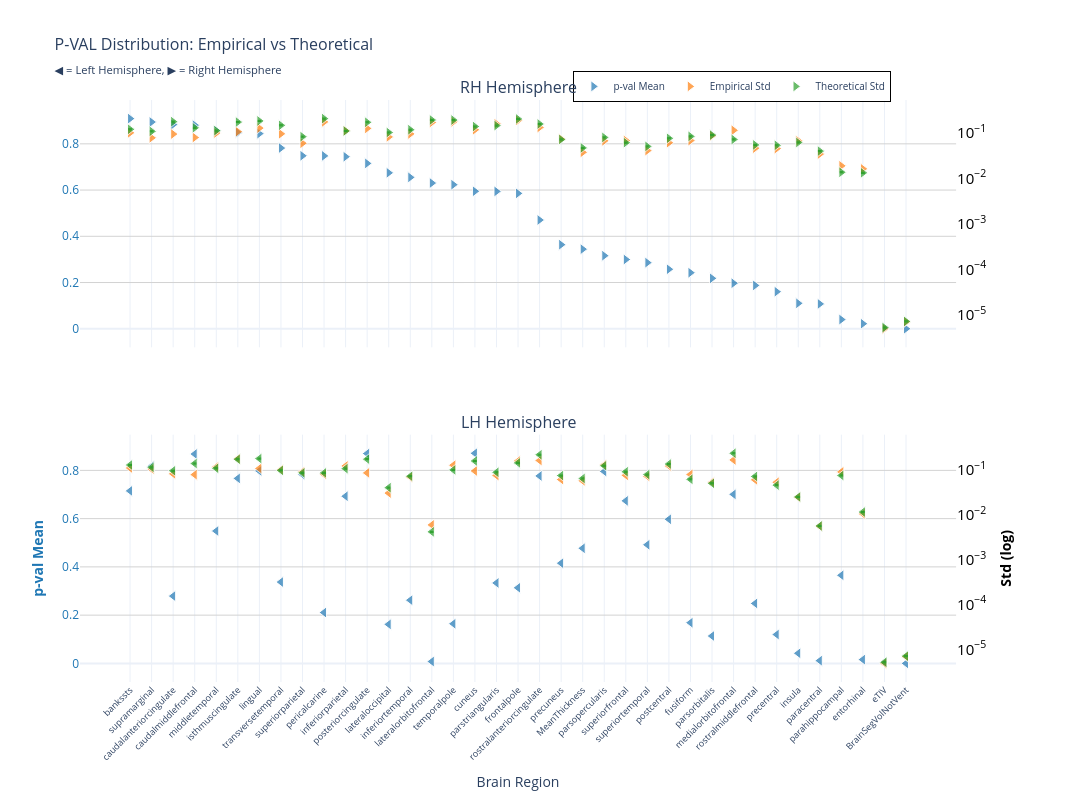
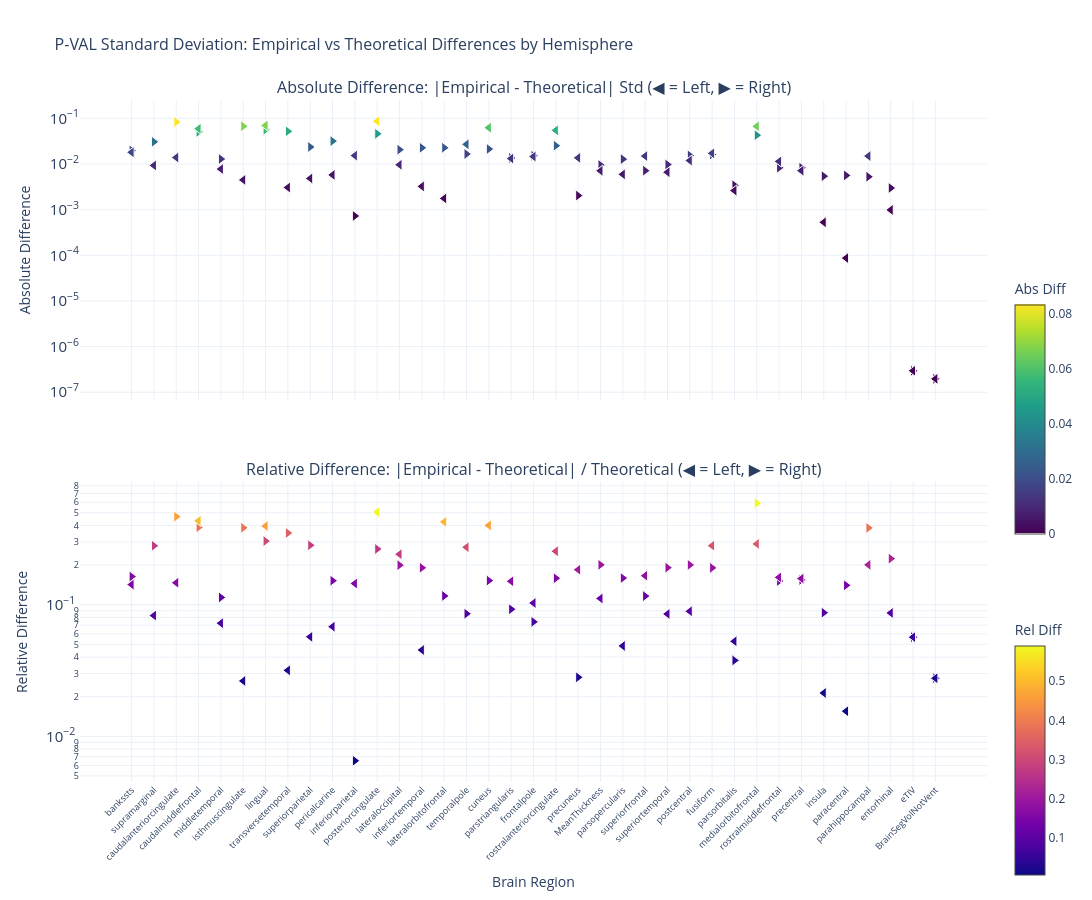

Notebook cell for these charts, in order:
### Markdown cell above
### p-value

### Code cell
nu_nav = df_npvr[(df_npvr["timepoint"] == "baseline") & (df_npvr["group"] == "HC-PD")]
data_path = stats_dir / f"student_baseline_{METRIC}.parquet"
df, stats = get_test_stats(
    data_path, stat_functions_F, nu_nav, hemisphere=True, study="baseline"
)
show_figure(stats, hemisphere=True, stat_name="p-val", study="baseline", metric=METRIC)

### Figure 1 — Plotly figure (JSON) as saved in the notebook; plotly's stock layout.template omitted (floating-point values rounded to 4 significant figures)
{"data": [{"hovertemplate": "<b>%{x}</b><br>Mean p-val: %{y:.2f}<br><extra></extra>", "legendgroup": "mean", "marker": {"color": "#1f77b4", "line": {"color": "white", "width": 1}, "opacity": 0.7, "size": 10, "symbol": "triangle-right"}, "mode": "markers", "name": "p-val Mean", "showlegend": true, "type": "scatter", "x": ["bankssts", "supramarginal", "caudalanteriorcingulate", "caudalmiddlefrontal", "middletemporal", "isthmuscingulate", "lingual", "transversetemporal", "superiorparietal", "pericalcarine", "inferiorparietal", "posteriorcingulate", "lateraloccipital", "inferiortemporal", "lateralorbitofrontal", "temporalpole", "cuneus", "parstriangularis", "frontalpole", "rostralanteriorcingulate", "precuneus", "MeanThickness", "parsopercularis", "superiorfrontal", "superiortemporal", "postcentral", "fusiform", "parsorbitalis", "medialorbitofrontal", "rostralmiddlefrontal", "precentral", "insula", "paracentral", "parahippocampal", "entorhinal", "eTIV", "BrainSegVolNotVent"], "xaxis": "x", "y": [0.9091, 0.8944, 0.8833, 0.8809, 0.8564, 0.848, 0.8442, 0.7817, 0.7484, 0.7479, 0.7442, 0.7154, 0.6745, 0.6549, 0.6303, 0.6233, 0.5947, 0.5942, 0.5856, 0.4704, 0.3637, 0.3444, 0.3161, 0.2996, 0.286, 0.2574, 0.2425, 0.2182, 0.1969, 0.1875, 0.1604, 0.1101, 0.1075, 0.03978, 0.02185, 0.002409, 7.135e-05], "yaxis": "y"}, {"hovertemplate": "<b>%{x}</b><br>Empirical Std: %{y:.3f}<br><extra></extra>", "legendgroup": "empirical", "marker": {"color": "#ff7f0e", "line": {"color": "white", "width": 1}, "opacity": 0.7, "size": 10, "symbol": "triangle-right"}, "mode": "markers", "name": "Empirical Std", "showlegend": true, "type": "scatter", "x": ["bankssts", "supramarginal", "caudalanteriorcingulate", "caudalmiddlefrontal", "middletemporal", "isthmuscingulate", "lingual", "transversetemporal", "superiorparietal", "pericalcarine", "inferiorparietal", "posteriorcingulate", "lateraloccipital", "inferiortemporal", "lateralorbitofrontal", "temporalpole", "cuneus", "parstriangularis", "frontalpole", "rostralanteriorcingulate", "precuneus", "MeanThickness", "parsopercularis", "superiorfrontal", "superiortemporal", "postcentral", "fusiform", "parsorbitalis", "medialorbitofrontal", "rostralmiddlefrontal", "precentral", "insula", "paracentral", "parahippocampal", "entorhinal", "eTIV", "BrainSegVolNotVent"], "xaxis": "x", "y": [0.1014, 0.07874, 0.09528, 0.07998, 0.1005, 0.1077, 0.129, 0.09645, 0.05991, 0.1768, 0.1122, 0.1271, 0.08259, 0.09599, 0.1721, 0.1774, 0.1184, 0.1602, 0.1898, 0.1336, 0.07449, 0.03776, 0.06754, 0.06879, 0.04121, 0.06144, 0.06859, 0.08703, 0.1154, 0.04666, 0.04556, 0.06766, 0.0345, 0.019, 0.01632, 4.907e-06, 6.924e-06], "yaxis": "y2"}, {"error_y": {"array": [0.003399, 0.003066, 0.005009, 0.00366, 0.003177, 0.004904, 0.005196, 0.004162, 0.002341, 0.005844, 0.003124, 0.004848, 0.002892, 0.003324, 0.005458, 0.005436, 0.003916, 0.004108, 0.005745, 0.00445, 0.00203, 0.001324, 0.002251, 0.001727, 0.001428, 0.002154, 0.002374, 0.002534, 0.002032, 0.001541, 0.001509, 0.001744, 0.001125, 0.0003847, 0.0003736, 1.457e-07, 1.995e-07], "arrayminus": [0.003304, 0.002981, 0.00487, 0.003559, 0.003089, 0.004768, 0.005052, 0.004047, 0.002276, 0.005682, 0.003037, 0.004714, 0.002812, 0.003232, 0.005307, 0.005285, 0.003808, 0.003994, 0.005585, 0.004326, 0.001974, 0.001287, 0.002189, 0.001679, 0.001388, 0.002094, 0.002309, 0.002464, 0.001976, 0.001498, 0.001468, 0.001696, 0.001093, 0.000374, 0.0003632, 1.417e-07, 1.94e-07], "color": "#2ca02c", "thickness": 1, "type": "data", "visible": true, "width": 2}, "hovertemplate": "<b>%{x}</b><br>Theoretical Std: %{y:.3f}<br><extra></extra>", "legendgroup": "theoretical", "marker": {"color": "#2ca02c", "line": {"color": "white", "width": 1}, "opacity": 0.7, "size": 10, "symbol": "triangle-right"}, "mode": "markers", "name": "Theoretical Std", "showlegend": true, "type": "scatter", "x": ["bankssts", "supramarginal", "caudalanteriorcingulate", "caudalmiddlefrontal", "middletemporal", "isthmuscingulate", "lingual", "transversetemporal", "superiorparietal", "pericalcarine", "inferiorparietal", "posteriorcingulate", "lateraloccipital", "inferiortemporal", "lateralorbitofrontal", "temporalpole", "cuneus", "parstriangularis", "frontalpole", "rostralanteriorcingulate", "precuneus", "MeanThickness", "parsopercularis", "superiorfrontal", "superiortemporal", "postcentral", "fusiform", "parsorbitalis", "medialorbitofrontal", "rostralmiddlefrontal", "precentral", "insula", "paracentral", "parahippocampal", "entorhinal", "eTIV", "BrainSegVolNotVent"], "xaxis": "x", "y": [0.1213, 0.1094, 0.1788, 0.1306, 0.1134, 0.175, 0.1855, 0.1486, 0.08356, 0.2086, 0.1115, 0.173, 0.1032, 0.1186, 0.1948, 0.194, 0.1398, 0.1466, 0.205, 0.1588, 0.07245, 0.04726, 0.08035, 0.06162, 0.05097, 0.07688, 0.08475, 0.09045, 0.07253, 0.05498, 0.05388, 0.06225, 0.04014, 0.01373, 0.01333, 5.202e-06, 7.121e-06], "yaxis": "y2"}, {"hovertemplate": "<b>%{x}</b><br>Mean p-val: %{y:.2f}<br><extra></extra>", "legendgroup": "mean", "marker": {"color": "#1f77b4", "line": {"color": "white", "width": 1}, "opacity": 0.7, "size": 10, "symbol": "triangle-left"}, "mode": "markers", "name": "p-val Mean", "showlegend": false, "type": "scatter", "x": ["cuneus", "posteriorcingulate", "caudalmiddlefrontal", "supramarginal", "lingual", "parsopercularis", "superiorparietal", "rostralanteriorcingulate", "isthmuscingulate", "bankssts", "medialorbitofrontal", "inferiorparietal", "superiorfrontal", "postcentral", "middletemporal", "superiortemporal", "MeanThickness", "precuneus", "parahippocampal", "transversetemporal", "parstriangularis", "frontalpole", "caudalanteriorcingulate", "inferiortemporal", "rostralmiddlefrontal", "pericalcarine", "fusiform", "temporalpole", "lateraloccipital", "precentral", "parsorbitalis", "insula", "entorhinal", "paracentral", "lateralorbitofrontal", "eTIV", "BrainSegVolNotVent"], "xaxis": "x2", "y": [0.8709, 0.8697, 0.8679, 0.8172, 0.7979, 0.7954, 0.7828, 0.7769, 0.7669, 0.715, 0.7006, 0.6929, 0.6736, 0.5973, 0.5487, 0.4917, 0.4771, 0.4154, 0.3652, 0.3371, 0.3334, 0.3133, 0.2789, 0.2621, 0.2486, 0.2108, 0.1687, 0.1643, 0.1618, 0.1196, 0.1135, 0.04189, 0.01571, 0.01136, 0.007763, 0.002409, 7.135e-05], "yaxis": "y3"}, {"hovertemplate": "<b>%{x}</b><br>Empirical Std: %{y:.3f}<br><extra></extra>", "legendgroup": "empirical", "marker": {"color": "#ff7f0e", "line": {"color": "white", "width": 1}, "opacity": 0.7, "size": 10, "symbol": "triangle-left"}, "mode": "markers", "name": "Empirical Std", "showlegend": false, "type": "scatter", "x": ["cuneus", "posteriorcingulate", "caudalmiddlefrontal", "supramarginal", "lingual", "parsopercularis", "superiorparietal", "rostralanteriorcingulate", "isthmuscingulate", "bankssts", "medialorbitofrontal", "inferiorparietal", "superiorfrontal", "postcentral", "middletemporal", "superiortemporal", "MeanThickness", "precuneus", "parahippocampal", "transversetemporal", "parstriangularis", "frontalpole", "caudalanteriorcingulate", "inferiortemporal", "rostralmiddlefrontal", "pericalcarine", "fusiform", "temporalpole", "lateraloccipital", "precentral", "parsorbitalis", "insula", "entorhinal", "paracentral", "lateralorbitofrontal", "eTIV", "BrainSegVolNotVent"], "xaxis": "x2", "y": [0.09354, 0.08477, 0.07753, 0.1032, 0.1065, 0.1282, 0.08971, 0.1601, 0.1749, 0.109, 0.1645, 0.1207, 0.0749, 0.1214, 0.115, 0.07109, 0.05658, 0.06029, 0.08926, 0.09946, 0.07425, 0.1562, 0.08068, 0.06829, 0.05932, 0.07899, 0.07818, 0.1259, 0.03018, 0.05246, 0.05223, 0.02423, 0.01042, 0.005517, 0.0059, 4.907e-06, 6.924e-06], "yaxis": "y4"}, {"error_y": {"array": [0.004373, 0.004801, 0.003838, 0.003153, 0.00494, 0.003425, 0.002378, 0.006018, 0.004774, 0.003561, 0.00649, 0.002955, 0.002517, 0.003735, 0.003004, 0.002177, 0.001784, 0.002072, 0.002083, 0.002701, 0.00245, 0.003967, 0.00265, 0.002004, 0.001982, 0.002375, 0.00171, 0.002769, 0.001115, 0.001269, 0.00139, 0.0006938, 0.0003195, 0.000157, 0.0001159, 1.457e-07, 1.995e-07], "arrayminus": [0.004252, 0.004668, 0.003731, 0.003066, 0.004803, 0.00333, 0.002312, 0.005852, 0.004642, 0.003462, 0.00631, 0.002873, 0.002447, 0.003632, 0.00292, 0.002117, 0.001735, 0.002014, 0.002025, 0.002626, 0.002382, 0.003857, 0.002576, 0.001949, 0.001927, 0.002309, 0.001663, 0.002692, 0.001084, 0.001234, 0.001352, 0.0006746, 0.0003106, 0.0001527, 0.0001127, 1.417e-07, 1.94e-07], "color": "#2ca02c", "thickness": 1, "type": "data", "visible": true, "width": 2}, "hovertemplate": "<b>%{x}</b><br>Theoretical Std: %{y:.3f}<br><extra></extra>", "legendgroup": "theoretical", "marker": {"color": "#2ca02c", "line": {"color": "white", "width": 1}, "opacity": 0.7, "size": 10, "symbol": "triangle-left"}, "mode": "markers", "name": "Theoretical Std", "showlegend": false, "type": "scatter", "x": ["cuneus", "posteriorcingulate", "caudalmiddlefrontal", "supramarginal", "lingual", "parsopercularis", "superiorparietal", "rostralanteriorcingulate", "isthmuscingulate", "bankssts", "medialorbitofrontal", "inferiorparietal", "superiorfrontal", "postcentral", "middletemporal", "superiortemporal", "MeanThickness", "precuneus", "parahippocampal", "transversetemporal", "parstriangularis", "frontalpole", "caudalanteriorcingulate", "inferiortemporal", "rostralmiddlefrontal", "pericalcarine", "fusiform", "temporalpole", "lateraloccipital", "precentral", "parsorbitalis", "insula", "entorhinal", "paracentral", "lateralorbitofrontal", "eTIV", "BrainSegVolNotVent"], "xaxis": "x2", "y": [0.1561, 0.1713, 0.137, 0.1125, 0.1763, 0.1222, 0.08487, 0.2148, 0.1704, 0.1271, 0.2316, 0.1055, 0.08983, 0.1333, 0.1072, 0.07771, 0.06369, 0.07394, 0.07433, 0.09641, 0.08743, 0.1416, 0.09458, 0.07153, 0.07074, 0.08477, 0.06103, 0.09883, 0.03981, 0.0453, 0.04962, 0.02476, 0.0114, 0.005604, 0.004137, 5.202e-06, 7.121e-06], "yaxis": "y4"}], "layout": {"annotations": [{"font": {"size": 16}, "showarrow": false, "text": "RH Hemisphere", "x": 0.47, "xanchor": "center", "xref": "paper", "y": 1, "yanchor": "bottom", "yref": "paper"}, {"font": {"size": 16}, "showarrow": false, "text": "LH Hemisphere", "x": 0.47, "xanchor": "center", "xref": "paper", "y": 0.425, "yanchor": "bottom", "yref": "paper"}], "height": 800, "hovermode": "x", "legend": {"bgcolor": "rgba(255, 255, 255, 0.9)", "bordercolor": "black", "borderwidth": 1, "font": {"size": 10}, "orientation": "h", "x": 0.7, "xanchor": "center", "y": 1.05}, "title": {"font": {"size": 16}, "text": "P-VAL Distribution: Empirical vs Theoretical<br><sub>◀ = Left Hemisphere, ▶ = Right Hemisphere</sub>"}, "width": 1400, "xaxis": {"anchor": "y", "domain": [0, 0.94], "matches": "x2", "showticklabels": false}, "xaxis2": {"anchor": "y3", "domain": [0, 0.94], "tickangle": -45, "tickfont": {"size": 9}, "title": {"text": "Brain Region"}}, "yaxis": {"anchor": "x", "domain": [0.575, 1], "gridcolor": "lightgray", "showgrid": true, "tickfont": {"color": "#1f77b4"}, "title": {"font": {"color": "#1f77b4"}, "text": ""}}, "yaxis2": {"anchor": "x", "exponentformat": "power", "overlaying": "y", "showgrid": false, "side": "right", "tickfont": {"color": "black"}, "title": {"font": {"color": "black"}, "text": ""}, "type": "log"}, "yaxis3": {"anchor": "x2", "domain": [0, 0.425], "gridcolor": "lightgray", "showgrid": true, "tickfont": {"color": "#1f77b4"}, "title": {"font": {"color": "#1f77b4"}, "text": "<b>p-val Mean</b>"}}, "yaxis4": {"anchor": "x2", "exponentformat": "power", "overlaying": "y3", "showgrid": false, "side": "right", "tickfont": {"color": "black"}, "title": {"font": {"color": "black"}, "text": "<b>Std (log)</b>"}, "type": "log"}}}

### Figure 2 — Plotly figure (JSON) as saved in the notebook; plotly's stock layout.template omitted (floating-point values rounded to 4 significant figures)
{"data": [{"hovertemplate": "<b>%{x}</b><br>Hemisphere: %{text}<br>Abs Diff: %{y:.4f}<br><extra></extra>", "legendgroup": "abs_rh", "marker": {"color": [0.01987, 0.03068, 0.08351, 0.05067, 0.01289, 0.06728, 0.05646, 0.05211, 0.02366, 0.03179, 0.0007275, 0.0459, 0.02063, 0.02266, 0.02273, 0.01657, 0.02133, 0.01355, 0.01519, 0.02524, 0.002034, 0.0095, 0.01281, 0.007165, 0.009755, 0.01543, 0.01616, 0.003416, 0.04288, 0.008324, 0.008317, 0.005418, 0.005637, 0.005266, 0.002986, 2.951e-07, 1.968e-07], "colorbar": {"len": 0.4, "title": {"text": "Abs Diff"}, "y": 0.75, "yanchor": "top"}, "colorscale": [[0, "#440154"], [0.1111, "#482878"], [0.2222, "#3e4989"], [0.3333, "#31688e"], [0.4444, "#26828e"], [0.5556, "#1f9e89"], [0.6667, "#35b779"], [0.7778, "#6ece58"], [0.8889, "#b5de2b"], [1, "#fde725"]], "line": {"color": "white", "width": 1}, "showscale": true, "size": 10, "symbol": "triangle-right"}, "mode": "markers", "name": "Absolute (rh)", "showlegend": false, "text": ["rh", "rh", "rh", "rh", "rh", "rh", "rh", "rh", "rh", "rh", "rh", "rh", "rh", "rh", "rh", "rh", "rh", "rh", "rh", "rh", "rh", "rh", "rh", "rh", "rh", "rh", "rh", "rh", "rh", "rh", "rh", "rh", "rh", "rh", "rh", "rh", "rh"], "type": "scatter", "x": ["bankssts", "supramarginal", "caudalanteriorcingulate", "caudalmiddlefrontal", "middletemporal", "isthmuscingulate", "lingual", "transversetemporal", "superiorparietal", "pericalcarine", "inferiorparietal", "posteriorcingulate", "lateraloccipital", "inferiortemporal", "lateralorbitofrontal", "temporalpole", "cuneus", "parstriangularis", "frontalpole", "rostralanteriorcingulate", "precuneus", "MeanThickness", "parsopercularis", "superiorfrontal", "superiortemporal", "postcentral", "fusiform", "parsorbitalis", "medialorbitofrontal", "rostralmiddlefrontal", "precentral", "insula", "paracentral", "parahippocampal", "entorhinal", "eTIV", "BrainSegVolNotVent"], "xaxis": "x", "y": [0.01987, 0.03068, 0.08351, 0.05067, 0.01289, 0.06728, 0.05646, 0.05211, 0.02366, 0.03179, 0.0007275, 0.0459, 0.02063, 0.02266, 0.02273, 0.01657, 0.02133, 0.01355, 0.01519, 0.02524, 0.002034, 0.0095, 0.01281, 0.007165, 0.009755, 0.01543, 0.01616, 0.003416, 0.04288, 0.008324, 0.008317, 0.005418, 0.005637, 0.005266, 0.002986, 2.951e-07, 1.968e-07], "yaxis": "y"}, {"hovertemplate": "<b>%{x}</b><br>Hemisphere: %{text}<br>Rel Diff: %{y:.2%}<br><extra></extra>", "legendgroup": "rel_rh", "marker": {"color": [0.1638, 0.2804, 0.4671, 0.3878, 0.1137, 0.3844, 0.3044, 0.3508, 0.2831, 0.1524, 0.006525, 0.2653, 0.1999, 0.191, 0.1167, 0.08542, 0.1526, 0.0924, 0.0741, 0.1589, 0.02808, 0.201, 0.1594, 0.1163, 0.1914, 0.2007, 0.1906, 0.03777, 0.5912, 0.1514, 0.1544, 0.08705, 0.1404, 0.3836, 0.224, 0.05674, 0.02763], "colorbar": {"len": 0.4, "title": {"text": "Rel Diff"}, "y": 0.25, "yanchor": "top"}, "colorscale": [[0, "#0d0887"], [0.1111, "#46039f"], [0.2222, "#7201a8"], [0.3333, "#9c179e"], [0.4444, "#bd3786"], [0.5556, "#d8576b"], [0.6667, "#ed7953"], [0.7778, "#fb9f3a"], [0.8889, "#fdca26"], [1, "#f0f921"]], "line": {"color": "white", "width": 1}, "showscale": true, "size": 10, "symbol": "triangle-right"}, "mode": "markers", "name": "Relative (rh)", "showlegend": false, "text": ["rh", "rh", "rh", "rh", "rh", "rh", "rh", "rh", "rh", "rh", "rh", "rh", "rh", "rh", "rh", "rh", "rh", "rh", "rh", "rh", "rh", "rh", "rh", "rh", "rh", "rh", "rh", "rh", "rh", "rh", "rh", "rh", "rh", "rh", "rh", "rh", "rh"], "type": "scatter", "x": ["bankssts", "supramarginal", "caudalanteriorcingulate", "caudalmiddlefrontal", "middletemporal", "isthmuscingulate", "lingual", "transversetemporal", "superiorparietal", "pericalcarine", "inferiorparietal", "posteriorcingulate", "lateraloccipital", "inferiortemporal", "lateralorbitofrontal", "temporalpole", "cuneus", "parstriangularis", "frontalpole", "rostralanteriorcingulate", "precuneus", "MeanThickness", "parsopercularis", "superiorfrontal", "superiortemporal", "postcentral", "fusiform", "parsorbitalis", "medialorbitofrontal", "rostralmiddlefrontal", "precentral", "insula", "paracentral", "parahippocampal", "entorhinal", "eTIV", "BrainSegVolNotVent"], "xaxis": "x2", "y": [0.1638, 0.2804, 0.4671, 0.3878, 0.1137, 0.3844, 0.3044, 0.3508, 0.2831, 0.1524, 0.006525, 0.2653, 0.1999, 0.191, 0.1167, 0.08542, 0.1526, 0.0924, 0.0741, 0.1589, 0.02808, 0.201, 0.1594, 0.1163, 0.1914, 0.2007, 0.1906, 0.03777, 0.5912, 0.1514, 0.1544, 0.08705, 0.1404, 0.3836, 0.224, 0.05674, 0.02763], "yaxis": "y2"}, {"hovertemplate": "<b>%{x}</b><br>Hemisphere: %{text}<br>Abs Diff: %{y:.4f}<br><extra></extra>", "legendgroup": "abs_lh", "marker": {"color": [0.06254, 0.08658, 0.05944, 0.009309, 0.06985, 0.005945, 0.004838, 0.05472, 0.00449, 0.01808, 0.06715, 0.01529, 0.01492, 0.01189, 0.007764, 0.006613, 0.007109, 0.01365, 0.01493, 0.003059, 0.01318, 0.01459, 0.01389, 0.003239, 0.01142, 0.005777, 0.01715, 0.02702, 0.009632, 0.007162, 0.002617, 0.0005288, 0.0009875, 8.697e-05, 0.001763, 2.951e-07, 1.968e-07], "colorbar": {"len": 0.4, "title": {"text": "Abs Diff"}, "y": 0.75, "yanchor": "top"}, "colorscale": [[0, "#440154"], [0.1111, "#482878"], [0.2222, "#3e4989"], [0.3333, "#31688e"], [0.4444, "#26828e"], [0.5556, "#1f9e89"], [0.6667, "#35b779"], [0.7778, "#6ece58"], [0.8889, "#b5de2b"], [1, "#fde725"]], "line": {"color": "white", "width": 1}, "showscale": false, "size": 10, "symbol": "triangle-left"}, "mode": "markers", "name": "Absolute (lh)", "showlegend": false, "text": ["lh", "lh", "lh", "lh", "lh", "lh", "lh", "lh", "lh", "lh", "lh", "lh", "lh", "lh", "lh", "lh", "lh", "lh", "lh", "lh", "lh", "lh", "lh", "lh", "lh", "lh", "lh", "lh", "lh", "lh", "lh", "lh", "lh", "lh", "lh", "lh", "lh"], "type": "scatter", "x": ["cuneus", "posteriorcingulate", "caudalmiddlefrontal", "supramarginal", "lingual", "parsopercularis", "superiorparietal", "rostralanteriorcingulate", "isthmuscingulate", "bankssts", "medialorbitofrontal", "inferiorparietal", "superiorfrontal", "postcentral", "middletemporal", "superiortemporal", "MeanThickness", "precuneus", "parahippocampal", "transversetemporal", "parstriangularis", "frontalpole", "caudalanteriorcingulate", "inferiortemporal", "rostralmiddlefrontal", "pericalcarine", "fusiform", "temporalpole", "lateraloccipital", "precentral", "parsorbitalis", "insula", "entorhinal", "paracentral", "lateralorbitofrontal", "eTIV", "BrainSegVolNotVent"], "xaxis": "x", "y": [0.06254, 0.08658, 0.05944, 0.009309, 0.06985, 0.005945, 0.004838, 0.05472, 0.00449, 0.01808, 0.06715, 0.01529, 0.01492, 0.01189, 0.007764, 0.006613, 0.007109, 0.01365, 0.01493, 0.003059, 0.01318, 0.01459, 0.01389, 0.003239, 0.01142, 0.005777, 0.01715, 0.02702, 0.009632, 0.007162, 0.002617, 0.0005288, 0.0009875, 8.697e-05, 0.001763, 2.951e-07, 1.968e-07], "yaxis": "y"}, {"hovertemplate": "<b>%{x}</b><br>Hemisphere: %{text}<br>Rel Diff: %{y:.2%}<br><extra></extra>", "legendgroup": "rel_lh", "marker": {"color": [0.4007, 0.5053, 0.4339, 0.08272, 0.3961, 0.04863, 0.05701, 0.2548, 0.02635, 0.1422, 0.2899, 0.145, 0.1661, 0.08922, 0.07243, 0.0851, 0.1116, 0.1846, 0.2009, 0.03173, 0.1508, 0.1031, 0.1469, 0.04528, 0.1614, 0.06815, 0.281, 0.2734, 0.2419, 0.1581, 0.05274, 0.02135, 0.0866, 0.01552, 0.4262, 0.05674, 0.02763], "colorbar": {"len": 0.4, "title": {"text": "Rel Diff"}, "y": 0.25, "yanchor": "top"}, "colorscale": [[0, "#0d0887"], [0.1111, "#46039f"], [0.2222, "#7201a8"], [0.3333, "#9c179e"], [0.4444, "#bd3786"], [0.5556, "#d8576b"], [0.6667, "#ed7953"], [0.7778, "#fb9f3a"], [0.8889, "#fdca26"], [1, "#f0f921"]], "line": {"color": "white", "width": 1}, "showscale": false, "size": 10, "symbol": "triangle-left"}, "mode": "markers", "name": "Relative (lh)", "showlegend": false, "text": ["lh", "lh", "lh", "lh", "lh", "lh", "lh", "lh", "lh", "lh", "lh", "lh", "lh", "lh", "lh", "lh", "lh", "lh", "lh", "lh", "lh", "lh", "lh", "lh", "lh", "lh", "lh", "lh", "lh", "lh", "lh", "lh", "lh", "lh", "lh", "lh", "lh"], "type": "scatter", "x": ["cuneus", "posteriorcingulate", "caudalmiddlefrontal", "supramarginal", "lingual", "parsopercularis", "superiorparietal", "rostralanteriorcingulate", "isthmuscingulate", "bankssts", "medialorbitofrontal", "inferiorparietal", "superiorfrontal", "postcentral", "middletemporal", "superiortemporal", "MeanThickness", "precuneus", "parahippocampal", "transversetemporal", "parstriangularis", "frontalpole", "caudalanteriorcingulate", "inferiortemporal", "rostralmiddlefrontal", "pericalcarine", "fusiform", "temporalpole", "lateraloccipital", "precentral", "parsorbitalis", "insula", "entorhinal", "paracentral", "lateralorbitofrontal", "eTIV", "BrainSegVolNotVent"], "xaxis": "x2", "y": [0.4007, 0.5053, 0.4339, 0.08272, 0.3961, 0.04863, 0.05701, 0.2548, 0.02635, 0.1422, 0.2899, 0.145, 0.1661, 0.08922, 0.07243, 0.0851, 0.1116, 0.1846, 0.2009, 0.03173, 0.1508, 0.1031, 0.1469, 0.04528, 0.1614, 0.06815, 0.281, 0.2734, 0.2419, 0.1581, 0.05274, 0.02135, 0.0866, 0.01552, 0.4262, 0.05674, 0.02763], "yaxis": "y2"}], "layout": {"annotations": [{"font": {"size": 16}, "showarrow": false, "text": "Absolute Difference: |Empirical - Theoretical| Std (◀ = Left, ▶ = Right)", "x": 0.5, "xanchor": "center", "xref": "paper", "y": 1, "yanchor": "bottom", "yref": "paper"}, {"font": {"size": 16}, "showarrow": false, "text": "Relative Difference: |Empirical - Theoretical| / Theoretical (◀ = Left, ▶ = Right)", "x": 0.5, "xanchor": "center", "xref": "paper", "y": 0.44, "yanchor": "bottom", "yref": "paper"}], "height": 900, "hovermode": "x unified", "showlegend": false, "title": {"font": {"size": 16}, "text": "P-VAL Standard Deviation: Empirical vs Theoretical Differences by Hemisphere"}, "width": 1400, "xaxis": {"anchor": "y", "domain": [0, 1], "showticklabels": false}, "xaxis2": {"anchor": "y2", "domain": [0, 1], "tickangle": -45, "tickfont": {"size": 9}, "title": {"text": "Brain Region"}}, "yaxis": {"anchor": "x", "domain": [0.56, 1], "exponentformat": "power", "title": {"text": "Absolute Difference"}, "type": "log"}, "yaxis2": {"anchor": "x2", "domain": [0, 0.44], "exponentformat": "power", "title": {"text": "Relative Difference"}, "type": "log"}}}
